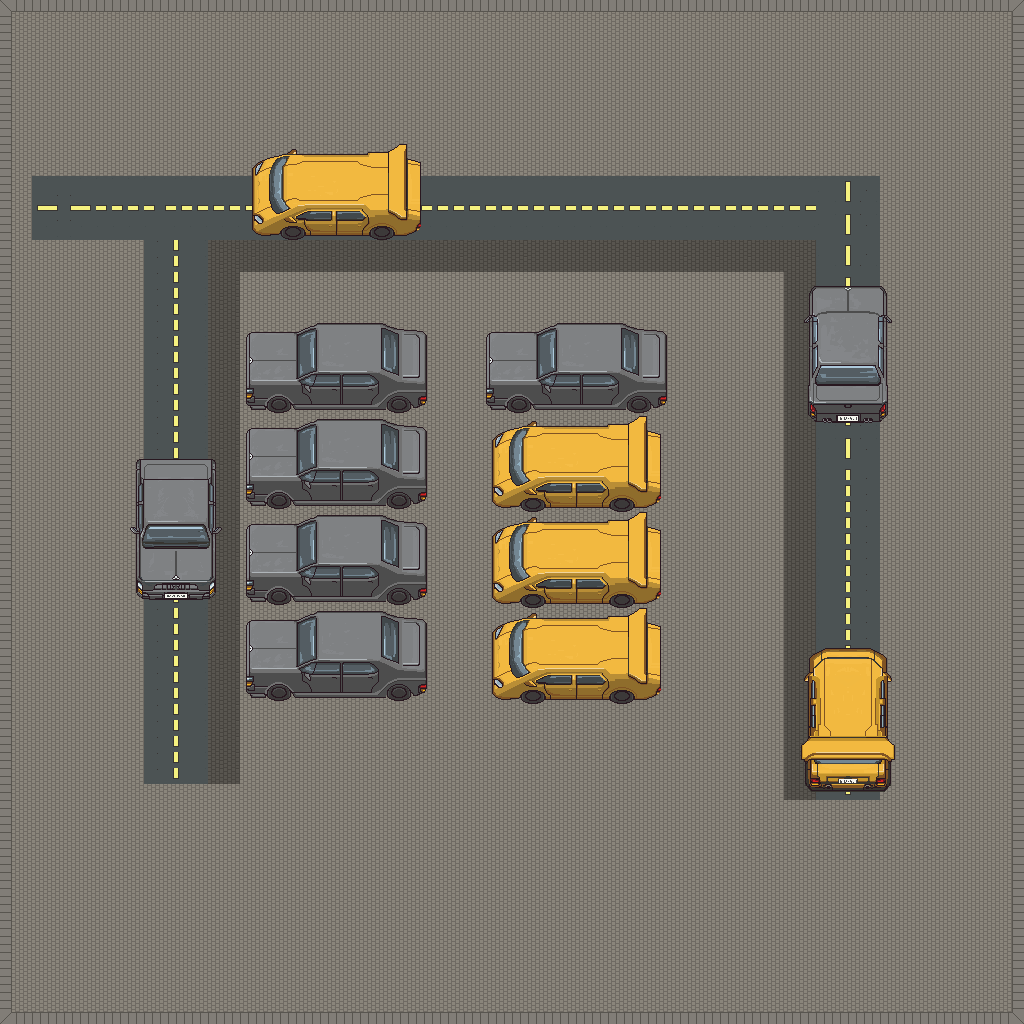

The image is a tile-based game level rendered from a .tmx file. Its description and source (layers, tilesets, objects; grid data summarised) follow:
An orthogonal 64x64 tile map with 16x16 px tiles, 2 tile layers (ground, cars), 2 tilesets.

<map version="1.0" tiledversion="1.0.1" orientation="orthogonal" renderorder="right-down" width="64" height="64" tilewidth="16" tileheight="16" nextobjectid="1">
 <tileset firstgid="1" source="../Tilesets/street.tsx" />
 <tileset firstgid="1901" source="../Tilesets/cars.tsx" />
 <layer name="ground" width="64" height="64">
  <data>[4096 cells, 4096 non-empty, 64 distinct tile ids]</data>
 </layer>
 <layer name="cars" width="64" height="64">
  <data>[4096 cells, 828 non-empty, 324 distinct tile ids]</data>
 </layer>
</map>
